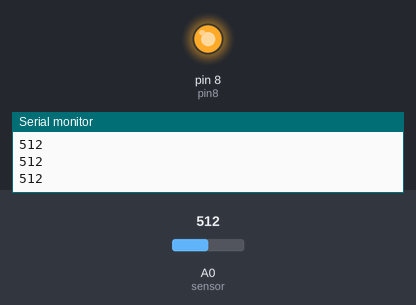
Bench run of a sketch on a simulated Arduino Uno, built with avr-gcc and run on an emulated ATmega328P. Parts: output pins drawn as LEDs (lit = HIGH), the last lines printed to the serial monitor. The inputs (shaded band) are chosen by the test bench; at power-on: A0 (sensor) = 512.

Above: at 1.2 s.
1.3 s: A0 (sensor) set to 489
At 2.0 s:
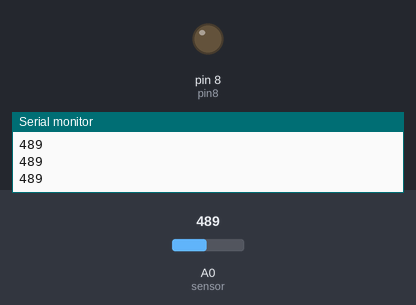
2.8 s: A0 (sensor) set to 510
At 3.2 s:
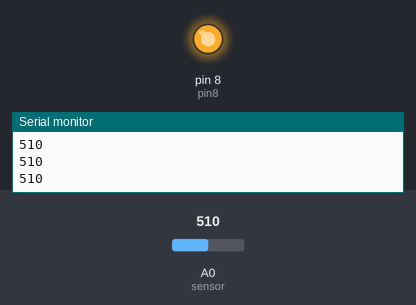
4.3 s: A0 (sensor) set to 490
At 5.5 s:
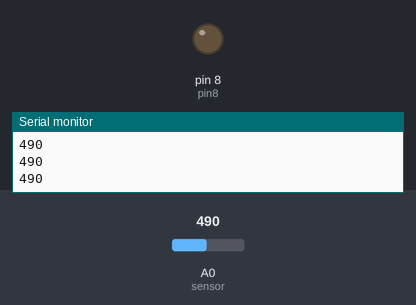
Timing chart, 0 to 7.3 s (numbered marks = the images above; inputs shaded):
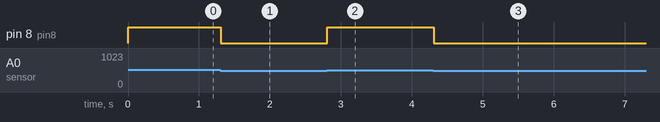

Measured:
- the behaviour switches between 501 and 500 on A0 (sensor) (found by bisection; images 0 and 1)
- after the input at 1.3 s, pin 8 (pin8): HIGH → LOW at once
- after the input at 2.8 s, pin 8 (pin8): LOW → HIGH at once
- after the input at 4.3 s, pin 8 (pin8): HIGH → LOW at once

The sketch:

Gas_sensor.ino
```cpp
// Digital pin 8 will be called 'pin8'
int pin8 = 8;
// Analog pin 0 will be called 'sensor'
int sensor = A0;
// Set the initial sensorValue to 0
int sensorValue = 0;

// The setup routine runs once when you press reset
void setup() {
  // Initialize the digital pin 8 as an output
  pinMode(pin8, OUTPUT);
  // Initialize serial communication at 9600 bits per second
  Serial.begin(9600);
}

// The loop routine runs over and over again forever
void loop() {
  // Read the input on analog pin 0 (named 'sensor')
  sensorValue = analogRead(sensor);
  // Print out the value you read
  Serial.println(sensorValue, DEC);
  // If sensorValue is greater than 500
  if (sensorValue > 500) {
    // Activate digital output pin 8 - the LED will light up
    digitalWrite(pin8, HIGH);
  }
  else {
    // Deactivate digital output pin 8 - the LED will not light up
    digitalWrite(pin8, LOW);
  }

}
```
